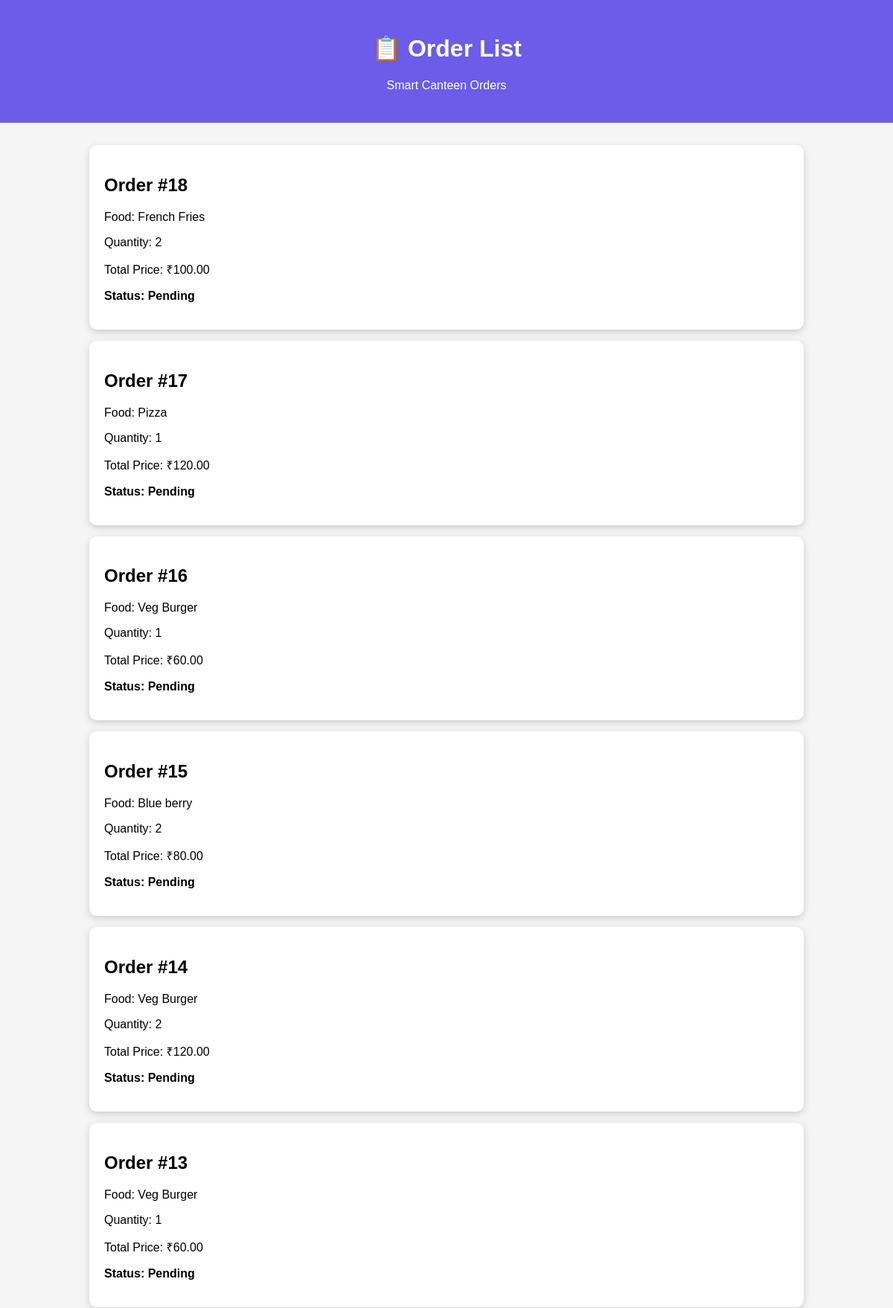
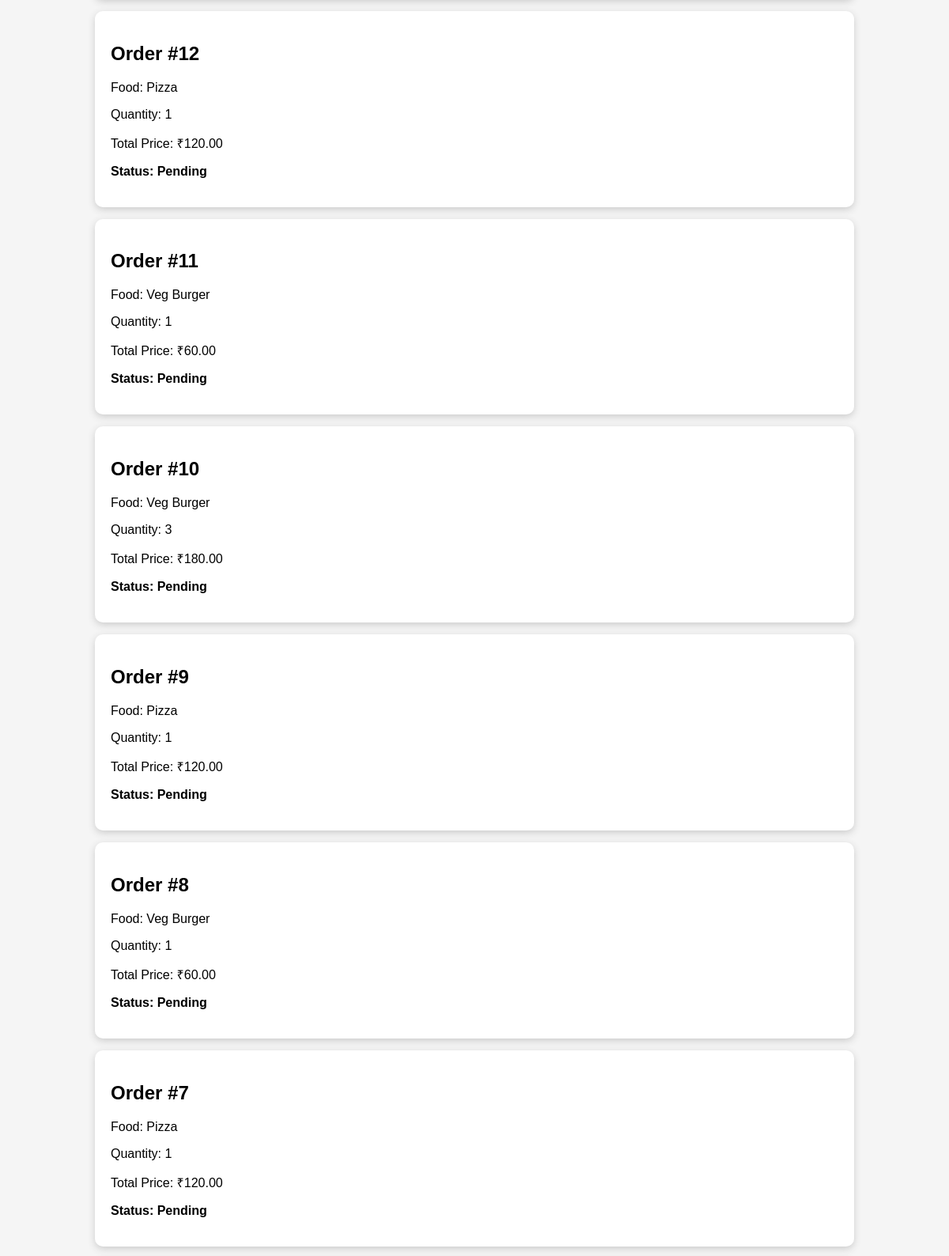
Screenshot of /orders/ (upper part) with the database file from the repository (2 pictures, top to bottom).
### canteen/models.py (models this page shows, shortened)
class Order(models.Model):
    food = models.ForeignKey(Food, on_delete=models.CASCADE)
    quantity = models.IntegerField(default=1)
    total_price = models.DecimalField(max_digits=8, decimal_places=2)
    status = models.CharField(
    max_length=30,
    choices=[
        ('Pending', 'Pending'),
        ('Preparing', 'Preparing'),
        ('Ready', 'Ready'),
        ('Completed', 'Completed'),
    ],
    default='Pending'
)

class Food(models.Model):
    name = models.CharField(max_length=100)
    description = models.TextField()
    price = models.DecimalField(max_digits=6, decimal_places=2)
    category = models.CharField(max_length=50)
    available = models.BooleanField(default=True)
    stock = models.IntegerField(default=0)

### canteen/views.py (the view, shortened to what this page needs)
# urls.py: path('orders/', views.order_list, name='order_list'),
def order_list(request):
    orders = Order.objects.all().order_by('-id')
    return render(request, 'order_list.html', {'orders': orders})

### canteen/templates/order_list.html (shortened to what this page needs)
<!DOCTYPE html>
<html>
<head>
</head>
<body>
    <div class="header">
        <h1>📋 Order List</h1>
        <p>Smart Canteen Orders</p>
    </div>
    <div class="container">
        {% for order in orders %}
        <div class="order-card">
            <h2>Order #{{ order.id }}</h2>
            <p>Food: {{ order.food.name }}</p>
            <p>Quantity: {{ order.quantity }}</p>
            <p>Total Price: ₹{{ order.total_price }}</p>
            <p class="status">
                Status: {{ order.status }}
            </p>
        </div>
        {% empty %}
        <p>No orders found.</p>
        {% endfor %}
    </div>
</body>
</html>

### canteen/templates/order_list.html (style rules this page uses)
body { font-family: Arial, sans-serif; background-color: #f5f5f5; margin: 0; }
.header { background-color: #6c5ce7; color: white; padding: 25px; text-align: center; }
.container { width: 80%; margin: 30px auto; }
.order-card { background-color: white; padding: 20px; margin: 15px 0; border-radius: 10px; box-shadow: 0 3px 10px #cccccc; }
.status { font-weight: bold; }

### rows the page displays
Order: id "18", food.name "French Fries", quantity "2", total_price "100.00", status "Pending"
Order: id "17", food.name "Pizza", quantity "1", total_price "120.00", status "Pending"
Order: id "16", food.name "Veg Burger", quantity "1", total_price "60.00", status "Pending"
Order: id "15", food.name "Blue berry", quantity "2", total_price "80.00", status "Pending"
Order: id "14", food.name "Veg Burger", quantity "2", total_price "120.00", status "Pending"
Order: id "13", food.name "Veg Burger", quantity "1", total_price "60.00", status "Pending"
Order: id "12", food.name "Pizza", quantity "1", total_price "120.00", status "Pending"
Order: id "11", food.name "Veg Burger", quantity "1", total_price "60.00", status "Pending"
Order: id "10", food.name "Veg Burger", quantity "3", total_price "180.00", status "Pending"
Order: id "9", food.name "Pizza", quantity "1", total_price "120.00", status "Pending"
Order: id "8", food.name "Veg Burger", quantity "1", total_price "60.00", status "Pending"
Order: id "7", food.name "Pizza", quantity "1", total_price "120.00", status "Pending"
